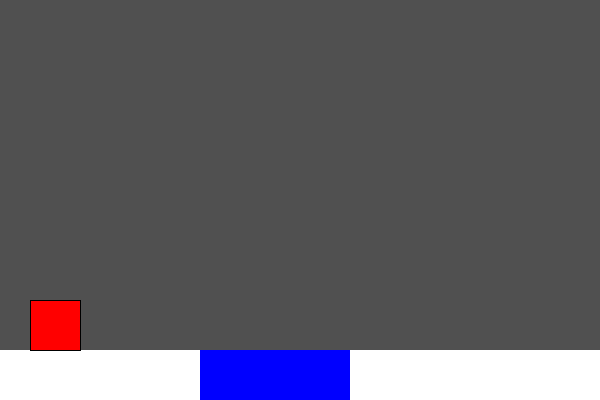
Frame 1 (no input)
Frame 60 (the mouse pressed at the canvas centre just before this capture): identical to frame 1, image omitted
Frame 120 (the mouse held since frame 60 and released just before this capture): identical to frame 1, image omitted

The Processing sketch that drew this single still picture (run headless with seeded random() and noise(); from frame 60 on, the mouse is pressed at the canvas centre):

// Processing sketch: ej_02_Rozamiento
// ── ej_02_Rozamiento.pde
/******************************************/
/*Processing en el Universo del Videojuego*/
/*Unidad 7: Algoritmos Físicos            */
/*Ejemplo 02: Simular Rozamiento          */
/*                                        */
/* ibuioli@gmail.com                      */
/* jaimeperezmarin@gmail.com              */
/******************************************/

Cuadrado forma;  //Declara Objeto
boolean presDerecha, presIzquierda, presArriba, presAbajo; 

float x = 30;      //Posición X
float y = 300;     //Posición Y
float v = 2;       //Velocidad
float vr = 0.5;    //Velocidad Rozamiento

void setup() {
  size(600, 400);
  forma = new Cuadrado(x, y, v, vr);  //Asigna Valores
}

void draw() {
  background(80);

  pushStyle();  //Dibuja un Piso a modo Esquemático
  noStroke();
  rect(0, 350, width, 50);
  popStyle();
  
  pushStyle();  //Dibuja zona de rozamiento a modo representativo
  noStroke();
  fill(0, 0, 255);
  rect(200, 350, 150, 50);
  popStyle();
  
  forma.mostrar();
  forma.mover();
}


// ── Cuadrado.pde
class Cuadrado {
  Rozamiento a;    //Se crea una clase gravedad para este Objeto
  float x, y, v, vr;

  Cuadrado(float x_, float y_, float v_, float vr_) {  //Constructor
    x = x_;  //Posición X
    y = y_;  //Posición Y
    v = v_;  //Velocidad
    vr = vr_;//Velocidad mientras está en Rozamiento
    
    a = new Rozamiento(x, v, vr, 200, 350);
  }

  void mostrar() {
    pushStyle();
    fill(255, 0, 0);
    rect(x, y, 50, 50);  //Forma afectada por la gravedad
    popStyle();
  }

  void mover() {
    a.calculo_rozamiento(x);  //Se calcula el rozamiento con cada ciclo del draw
    v = a.v;  //Se configura la nueva velocidad
    
    if (presDerecha == true) {
      x+=v;
    }
    if (presIzquierda == true) {
      x-=v;
    }

    x = constrain(x, 0, width-50);
  }
}


// ── Rozamiento.pde
class Rozamiento {
  float x, v, vr, r1, r2;
  float v2; //Para almacenar la velocidad por defecto

  Rozamiento(float x_, float v_, float vr_, float r1_, float r2_) {
    x = x_;  //Posición en Y
    v = v_;  //Velocidad de Roce
    vr = vr_;
    r1 = r1_;
    r2 = r2_;
    v2 = v_;
  }

  void calculo_rozamiento(float x_) {
    x = x_;
    
    if(x > r1 && x < r2){
      v = 0.5;
    }else{
      v = v2;
    }
  }
}

// ── entradaDeTeclas.pde
void keyPressed() {        //Detectar Tecla Presionada
  switch(keyCode) {
  case RIGHT:
    presDerecha = true;
    break;
  case LEFT:
    presIzquierda = true;
    break;
  case UP:
    presArriba = true;
    break;
  case DOWN:
    presAbajo = true;
    break;
  }
}

void keyReleased() {        //Detectar Tecla Levantada
  switch(keyCode) {
  case RIGHT:
    presDerecha = false;
    break;
  case LEFT:
    presIzquierda = false;
    break;
  case UP:
    presArriba = false;
    break;
  case DOWN:
    presAbajo = false;
    break;
  }
}
